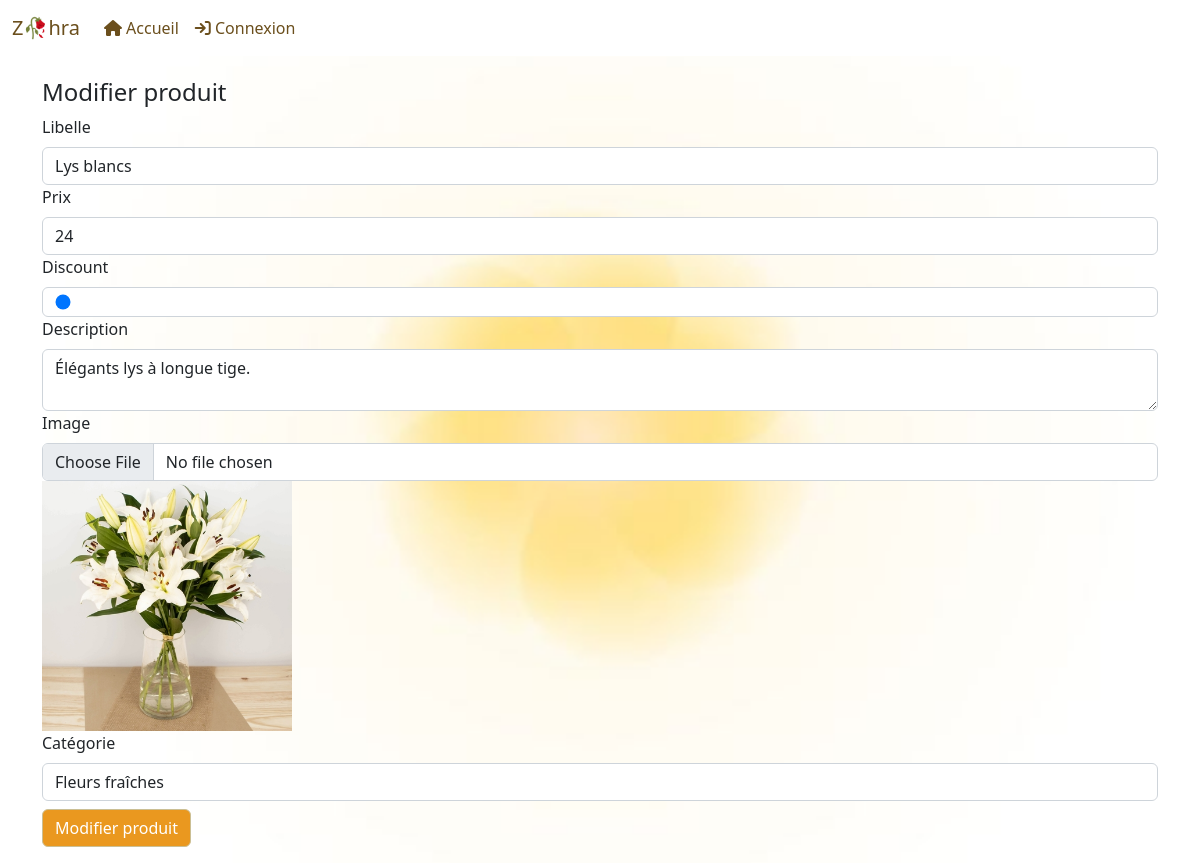
/modifier_produit.php?id=14, run on the app's committed database.
### tables this page shows
CREATE TABLE `produit` (
  `id` int(11) NOT NULL,
  `libelle` varchar(100) NOT NULL,
  `prix` decimal(10,0) NOT NULL,
  `discount` int(11) NOT NULL,
  `id_categorie` int(11) NOT NULL,
  `date_creation` datetime NOT NULL,
  `description` varchar(255) NOT NULL,
  `image` varchar(150) NOT NULL
);

### modifier_produit.php (the view, shortened to what this page needs)
<?php
    $id = $_GET['id'];
    require_once 'include/database.php';
    $sqlState = $pdo->prepare('SELECT * from produit WHERE id=?');
    $sqlState->execute([$id]);
    $produit = $sqlState->fetch(PDO::FETCH_OBJ);;
                ?>
<!doctype html>
<html lang="en">
<head>
    <?php include 'include/head.php' ?>
</head>
<body>
<?php
require_once 'include/database.php';
include 'include/nav_admin.php' ?>
<div class="container py-2">
    <h4>Modifier produit</h4>
    <form method="post" enctype="multipart/form-data">
        <label class="form-label">Libelle</label>
        <input type="text" class="form-control" name="libelle" value="<?= $produit->libelle ?>">
        <label class="form-label">Prix</label>
        <input type="number" class="form-control" step="0.1" name="prix" min="0" value="<?= $produit->prix ?>">
        <label class="form-label">Discount</label>
        <input type="range" value="0" class="form-control" name="discount" min="0" max="90"
               value="<?= $produit->discount ?>">
        <label class="form-label">Description</label>
        <textarea class="form-control" name="description"><?= $produit->description ?></textarea>
        <label class="form-label">Image</label>
        <input type="file" class="form-control" name="image">
        <img width="250" class="img img-fluid" src="upload/produit/<?= $produit->image ?>"><br>
        <?php
        $categories = $pdo->query('SELECT * FROM categorie')->fetchAll(PDO::FETCH_ASSOC);
        ?>
        <label class="form-label">Catégorie</label>
        <select name="categorie" class="form-control">
            <?php
            foreach ($categories as $categorie) {
                $selected = $produit->id_categorie == $categorie['id'] ? ' selected ' : '';
                echo "<option $selected value='" . $categorie['id'] . "'>" . $categorie['libelle'] . "</option>";
            }
            ?>
        </select>
        <input type="submit" value="Modifier produit" class="btn btn-mod my-2" name="modifier">
    </form>
</div>
</body>
</html>

### include/nav_admin.php (style rules this page uses)
body { padding-top: 70px; background-image: url('images/yelo.jpg'); background-size: cover; background-position: center; background-repeat: no-repeat; background-attachment: fixed; background-color:rgba(251, 232, 246, 0.8); }
.btn-mod { background-color: rgb(234, 152, 31); color: #fff; border-color:rgb(203, 191, 148); }

### data on the page
produit: libelle "Lys blancs", prix "24", discount "0", description "Élégants lys à longue tige.", image (picture)

### other printed values
form field categorie "Fleurs fraîches"
